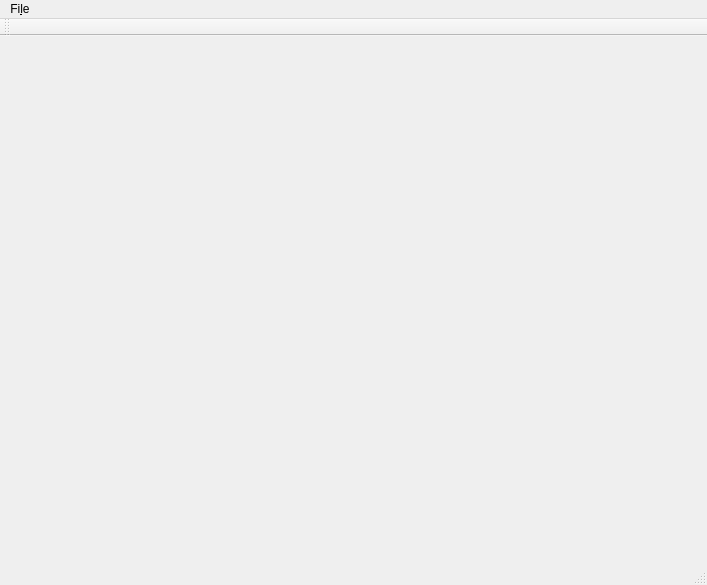
<?xml version="1.0" encoding="UTF-8"?>
<ui version="4.0">
 <class>recpp</class>
 <widget class="QMainWindow" name="recpp">
  <property name="geometry">
   <rect>
    <x>0</x>
    <y>0</y>
    <width>707</width>
    <height>585</height>
   </rect>
  </property>
  <property name="windowTitle">
   <string>recpp</string>
  </property>
  <widget class="QWidget" name="centralWidget"/>
  <widget class="QMenuBar" name="menuBar">
   <property name="geometry">
    <rect>
     <x>0</x>
     <y>0</y>
     <width>707</width>
     <height>30</height>
    </rect>
   </property>
   <widget class="QMenu" name="menuFile">
    <property name="title">
     <string>Fi&amp;le</string>
    </property>
    <addaction name="actionNew_Cookbook"/>
    <addaction name="actionOpen_Cookbook"/>
    <addaction name="actionExit"/>
   </widget>
   <addaction name="menuFile"/>
  </widget>
  <widget class="QToolBar" name="mainToolBar">
   <attribute name="toolBarArea">
    <enum>TopToolBarArea</enum>
   </attribute>
   <attribute name="toolBarBreak">
    <bool>false</bool>
   </attribute>
  </widget>
  <widget class="QStatusBar" name="statusBar"/>
  <action name="actionExit">
   <property name="text">
    <string>Exit</string>
   </property>
  </action>
  <action name="actionNew_Cookbook">
   <property name="text">
    <string>New Cookbook</string>
   </property>
  </action>
  <action name="actionOpen_Cookbook">
   <property name="text">
    <string>Open Cookbook</string>
   </property>
  </action>
 </widget>
 <layoutdefault spacing="6" margin="11"/>
 <resources/>
 <connections/>
</ui>
